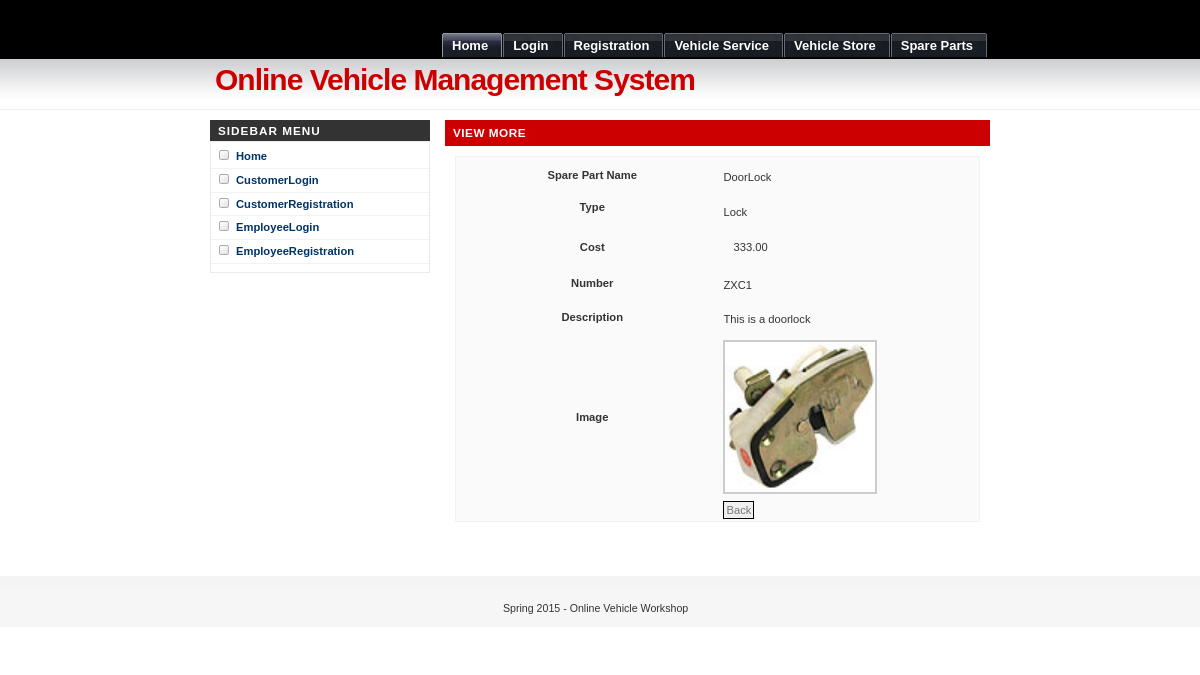
Page /viewsparepartsstoremore.php?sparepartid=1 on the committed database.
### tables this page shows
CREATE TABLE IF NOT EXISTS `spareparts` (
  `spid` int(10) NOT NULL AUTO_INCREMENT,
  `name` varchar(25) NOT NULL,
  `type` varchar(25) NOT NULL,
  `cost` double(10,2) NOT NULL,
  `sparepartno` varchar(25) NOT NULL,
  `description` text NOT NULL,
  `image` text NOT NULL,
  PRIMARY KEY (`spid`)
);

### viewsparepartsstoremore.php (the view, shortened to what this page needs)
<?php
include("header.php");
include("sidebar.php");
$sql = mysql_query("select * from  spareparts where spid='$_GET[sparepartid]'");
$row = mysql_fetch_array($sql);
?>
		<div id="main">
			<h1>View More</h1>
		<form action="viewspareparts.php" method="post" name="form1" id="form1">
			<table width="500", border="0">
			    <th width="169" height="33" scope="row">Spare Part Name</th>
			    <td width="140">
		       <?php echo $row['name']; ?></td>
			  <tr>
			    <th height="33" scope="row">Type
                  <label for="lname"></label></th>
			    <td><label for="vehname"></label>
		        <?php echo $row['type']; ?></td>
		      </tr>
			  <tr>
			    <th height="28" scope="row">Cost</th>
			    <td><p>
		          <?php echo $row['cost']; ?>
	            </td>
		      </tr>
			  <tr>
			    <th height="31" scope="row">Number</th>
			    <td><label for="password"></label>
		         <?php echo $row['sparepartno']; ?></td>
		      </tr>
              <tr>
			    <th height="33" scope="row">Description</th>
			    <td><label for="estprice"></label>
		         <?php echo $row['description']; ?></td>
		      </tr>
			  <tr>
			    <th height="36" scope="row">Image</th>
			    <td><label for="confpass"></label>
			       <img src="upload/<?php echo $row['image']; ?>" width="150" height="150" />
		      </tr>
			  <tr>
			    <th scope="row">&nbsp;</th>
			    <td><input type="submit" name="submit" id="submit" value="Back" /></td>
		      </tr>
          </table>
</form>
			<p>&nbsp;</p>
<br />
		</div>
</div>
<?php
include("footer.php");
?>

### images/Underground.css (style rules this page uses)
* { margin: 0; padding: 0; }
body { margin: 0; padding: 0; font: 70%/1.5 Verdana, Tahoma, Arial, Helvetica, sans-serif; color: #333; background: #FFF url(bg.gif) repeat-x; }
h1, h2, h3 { font-family: Arial, 'Trebuchet MS', Sans-Serif; font-weight: bold; color: #333; }
h1 { font-size: 120%; letter-spacing: .5px; }
img { border: 2px solid #CCC; }
h1, h2, h3, p { padding: 0; margin: 10px; }
form { margin:10px; padding: 0 5px; border: 1px solid #f2f2f2; background-color: #FAFAFA; }
input { padding: 2px; border:1px solid #000; font: normal 1em Verdana, sans-serif; color:#777; }
#main { float: right; margin: 0; padding: 0; width: 545px; }
#main h1 { margin: 10px 0; padding: 4px 0 4px 8px; font-size: 105%; color: #FFF; text-transform: uppercase; background-color: #CC0000; letter-spacing: .5px; }

### rows in the picture
spareparts: name "DoorLock", type "Lock", cost "333.00", sparepartno "ZXC1", description "This is a doorlock", image (picture)
